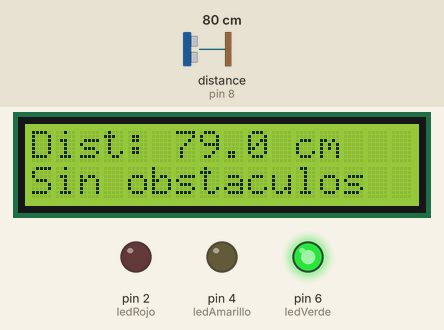
Recording of a sketch running on a simulated Arduino Uno, built with avr-gcc and run on an emulated ATmega328P. Parts: 16×2 character LCD, output pins drawn as LEDs (lit = HIGH). Wiring (inferred from the names in the program): ultrasonic range finder: trigger pin 9; echo pin 8. Dashed ring = blinking. The inputs (shaded band) are chosen by the test bench; at power-on: distance to the obstacle (sensor on pin 8) 80 cm. The echo pulse lasts 58.3 µs per cm; pins used as bus, display or sensor lines are not drawn.

Above: at 3.2 s.
3.3 s: distance to the obstacle (sensor on pin 8) set to 44 cm
At 4.3 s:
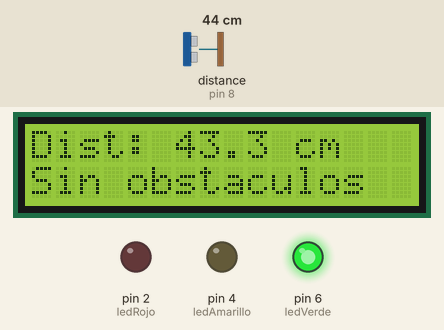
4.8 s: distance to the obstacle (sensor on pin 8) set to 36 cm
At 5.5 s:
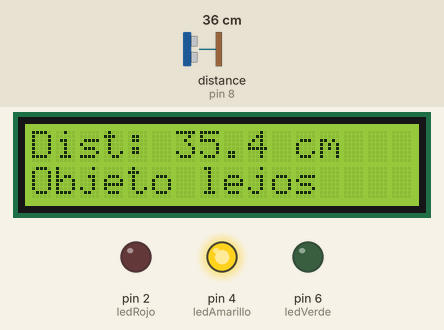
6.3 s: distance to the obstacle (sensor on pin 8) set to 24 cm
At 7.2 s:
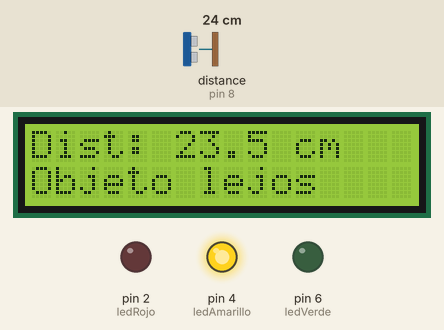
7.8 s: distance to the obstacle (sensor on pin 8) set to 19 cm
At 7.96 s:
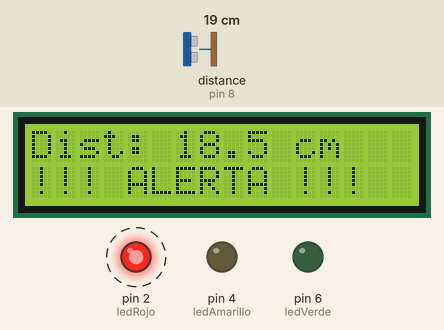
Timing chart, 0 to 11.0 s (numbered marks = the images above; inputs shaded):
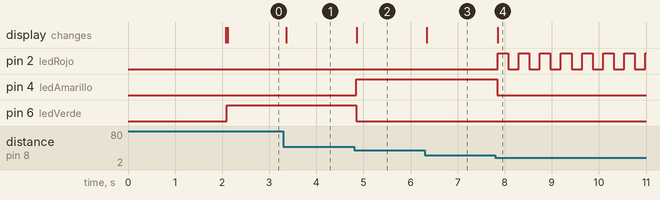

Measured:
- the behaviour switches between 41 and 40 cm on distance to the obstacle (sensor on pin 8) (found by bisection; images 1 and 2)
- the behaviour switches between 21 and 20 cm on distance to the obstacle (sensor on pin 8) (found by bisection; images 3 and 4)
- after the input at 3.3 s, the display: changes after 0.06 s (image 1)
- after the input at 4.8 s, pin 4 (ledAmarillo): LOW → HIGH at once; pin 6 (ledVerde): HIGH → LOW at once; the display: changes after 0.06 s (image 2)
- after the input at 6.3 s, the display: changes at once (image 3)
- after the input at 7.8 s, pin 2 (ledRojo): alternates HIGH for 0.22 s and LOW for 0.22 s, starting after 0.05 s; pin 4 (ledAmarillo): HIGH → LOW at once; the display: changes after 0.05 s (image 4)

The sketch:

alarma_movimiento_PYTHON.ino
```cpp
#include <Wire.h>
#include <LiquidCrystal_I2C.h>

LiquidCrystal_I2C lcd(0x27, 16, 2);

// Ultrasonico
const int trigPin = 9;
const int echoPin = 8;

// LEDs
const int ledVerde = 6;
const int ledAmarillo = 4;
const int ledRojo = 2;

long duracion;
float distancia;

// Parpadeo rojo
unsigned long previousMillis = 0;
const long intervaloParpadeo = 200;
bool estadoLedRojo = false;

// Control envio serial (15s)
unsigned long previousSend = 0;
const long intervaloEnvio = 15000;

int estadoSistema = 0; // 0=Normal, 1=Lejos, 2=Alerta

void setup() {

  Serial.begin(9600);

  pinMode(trigPin, OUTPUT);
  pinMode(echoPin, INPUT);

  pinMode(ledVerde, OUTPUT);
  pinMode(ledAmarillo, OUTPUT);
  pinMode(ledRojo, OUTPUT);

  lcd.init();
  lcd.backlight();

  lcd.setCursor(0,0);
  lcd.print("Sistema Alarma");
  delay(2000);
  lcd.clear();
}

void loop() {

  // ---- Medición ----
  digitalWrite(trigPin, LOW);
  delayMicroseconds(2);

  digitalWrite(trigPin, HIGH);
  delayMicroseconds(10);
  digitalWrite(trigPin, LOW);

  duracion = pulseIn(echoPin, HIGH, 30000); // timeout 30ms

  if(duracion == 0){
    distancia = 400; // en caso de no haber eco
  } else {
    distancia = duracion * 0.034 / 2;
  }

  lcd.setCursor(0,0);
  lcd.print("Dist: ");
  lcd.print(distancia,1);
  lcd.print(" cm   ");

  // ---- ESTADOS ----

  if(distancia > 40) {

    estadoSistema = 0;

    digitalWrite(ledVerde, HIGH);
    digitalWrite(ledAmarillo, LOW);
    digitalWrite(ledRojo, LOW);

    lcd.setCursor(0,1);
    lcd.print("Sin obstaculos ");

  }
  else if(distancia > 20) {

    estadoSistema = 1;

    digitalWrite(ledVerde, LOW);
    digitalWrite(ledAmarillo, HIGH);
    digitalWrite(ledRojo, LOW);

    lcd.setCursor(0,1);
    lcd.print("Objeto lejos   ");
  }
  else {

    estadoSistema = 2;

    digitalWrite(ledVerde, LOW);
    digitalWrite(ledAmarillo, LOW);

    lcd.setCursor(0,1);
    lcd.print("!!! ALERTA !!! ");

    // Parpadeo rojo no bloqueante
    unsigned long currentMillis = millis();
    if (currentMillis - previousMillis >= intervaloParpadeo) {
      previousMillis = currentMillis;
      estadoLedRojo = !estadoLedRojo;
      digitalWrite(ledRojo, estadoLedRojo);
    }
  }

  // ---- ENVIO SERIAL CADA 15 SEGUNDOS ----
  unsigned long currentTime = millis();
  if(currentTime - previousSend >= intervaloEnvio) {
    previousSend = currentTime;

    Serial.print(distancia,1);
    Serial.print(",");
    Serial.println(estadoSistema);
  }
}
```
